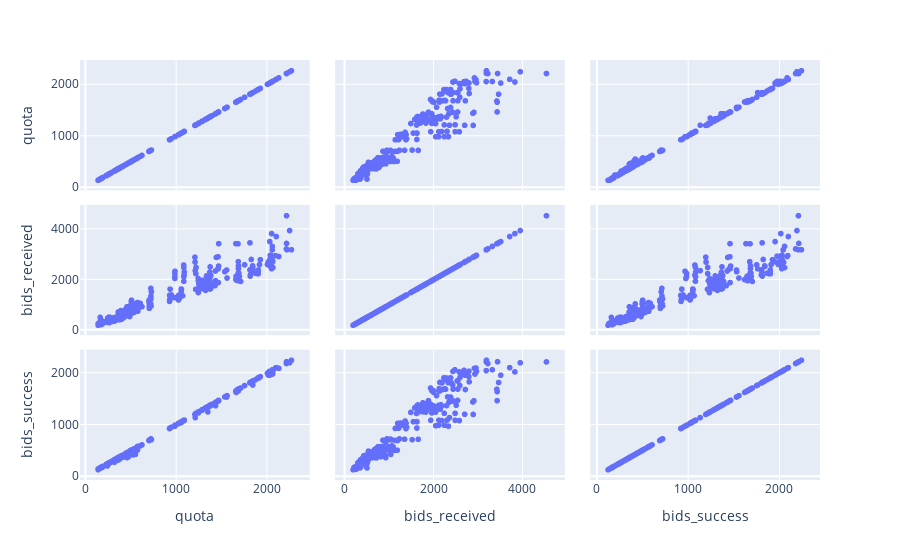

Notebook code for this chart:
### Code cell
px.scatter_matrix(data_frame=df[['quota', 'bids_received', 'bids_success']])

### Figure 1 — Plotly figure (JSON) as saved in the notebook; plotly's stock layout.template omitted (floating-point values rounded to 4 significant figures; data arrays with more than 128 entries replaced by an {"elided": "..."} marker saying what was removed)
{"data": [{"dimensions": [{"axis": {"matches": true}, "label": "quota", "values": {"elided": "400 int values"}}, {"axis": {"matches": true}, "label": "bids_received", "values": {"elided": "400 int values"}}, {"axis": {"matches": true}, "label": "bids_success", "values": {"elided": "400 int values"}}], "hovertemplate": "%{xaxis.title.text}=%{x}<br>%{yaxis.title.text}=%{y}<extra></extra>", "legendgroup": "", "marker": {"color": "#636efa", "symbol": "circle"}, "name": "", "showlegend": false, "type": "splom"}], "layout": {"dragmode": "select", "legend": {"tracegroupgap": 0}, "margin": {"t": 60}}}
